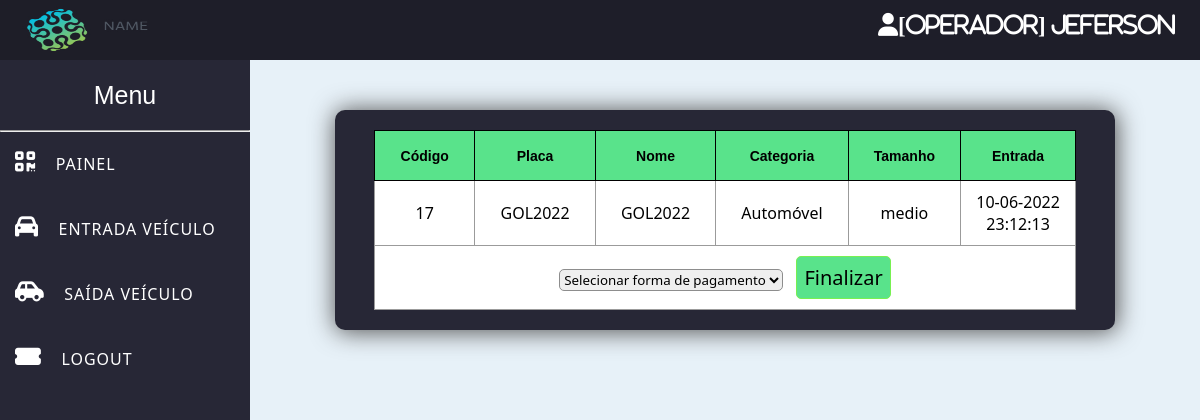
/saida-veiculo.php?placa=GOL2022&veiculo=17 (signed in), run on the app's committed database.
### tables this page shows
CREATE TABLE `usuarios` (
  `id_usuario` int(4) NOT NULL AUTO_INCREMENT,
  `nome_usuario` varchar(50) DEFAULT NULL,
  `email` varchar(100) DEFAULT NULL,
  `senha` varchar(80) DEFAULT NULL,
  `nivel` varchar(15) DEFAULT NULL,
  PRIMARY KEY (`id_usuario`)
);

CREATE TABLE `veiculos` (
  `id_veiculo` int(7) NOT NULL AUTO_INCREMENT,
  `placa` varchar(10) DEFAULT NULL,
  `nome_veiculo` varchar(30) DEFAULT NULL,
  `cor` varchar(30) DEFAULT NULL,
  `tamanho` varchar(10) DEFAULT NULL,
  `nome_categoria` varchar(50) DEFAULT NULL,
  `estacionado` varchar(5) DEFAULT NULL,
  `data_entrada` timestamp NOT NULL DEFAULT current_timestamp(),
  `data_saida` datetime DEFAULT NULL,
  PRIMARY KEY (`id_veiculo`)
);

### saida-veiculo.php (the view, shortened to what this page needs)
<head>
    <?php include('sidebar.php'); ?>
    <?php include('db/config.php');
    ?>
    <link rel="stylesheet" href="css/saida.css">
</head>
<section id="primeiro-bloco" class="display-column-flex">
<main>
    <?php
    if (empty(@$_GET['veiculo']) && is_null(@$_GET['veiculo'])) {
    ?>
    <div class="titulo">
            <h1>Saída Veículo</h1>
        </div>
        <div class="container-saidas">
        <table class="tabela">
        <form class="form" name="fmrpesquisa" id="frmpesquisa" method="POST">
                <div class="filtro">
                    Filtrar por placa:<input type="text" name="placa" placeholder="Filtrar por placa" value="<?php echo @$_POST['placa'] ?>">
                </div>
                <div class="div-btn-gerar">
                    <input class="btn-gerar" type="submit" name="botao" value="Gerar">
                </div>
            <br>
        </form>
        </table>
        <form method="post" action="saida-veiculo.php>">
            <table class="tabela" align="CENTER">
                <tr>
                    <th width="10%">Placa</th>
                    <th width="10%">Nome</th>
                    <th width="10%">Categoria</th>
                    <th width="10%">Tamanho</th>
                    <th width="10%">Entrada</th>
                    <th width="10%">Saídas</th>
                </tr>
                <?php
                $query = "SELECT * FROM veiculos WHERE estacionado='sim'";
                @$placa = $_POST['placa'];
                if (true) $query .= ($placa ? " AND placa LIKE '%$placa%' " : "");
                $result = mysqli_query($con, $query);
                while ($coluna = mysqli_fetch_array($result)) {
                ?>
                    <tr>
                        <td width="10%" align="center"><?php echo $coluna['placa']; ?></td>
                        <td width="10%" align="center"><?php echo $coluna['nome_veiculo']; ?></td>
                        <td width="10%" align="center"><?php echo $coluna['nome_categoria']; ?></td>
                        <td width="10%" align="center"><?php echo $coluna['tamanho']; ?></td>
                        <td width="10%" align="center"><?php $data_entrada = new DateTime($coluna['data_entrada']);
                                                        echo $data_entrada->format('d-m-Y H:i:s') . "<br>"; ?></td>
                        <td width="10%">
                            <a class="cor-link" href="saida-veiculo.php?placa=<?php echo @$coluna['placa']; ?>&veiculo=<?php echo @$coluna['id_veiculo']; ?>">
                                <input class="btn-saida" type="button" value="Saída" />
                            </a>
                        </td>
                    </tr>
                <?php
                }
            } else {
                ?>
                <form method="post" action="">
                <div class="container-saidas">
                    <table class="tabela-relatorio" align="CENTER">
                        <tr>
                            <th width="5%">Código</th>
                            <th width="10%">Placa</th>
                            <th width="10%">Nome</th>
                            <th width="10%">Categoria</th>
                            <th width="10%">Tamanho</th>
                            <th width="10%">Entrada</th>
                        </tr>
                        <?php
                        $veiculo = @$_GET['veiculo'];
                        $query = "SELECT * FROM veiculos WHERE estacionado='sim' AND id_veiculo='$veiculo'";
                        @$placa = $_POST['placa'];
                        if (true) {
                            $query .= ($placa ? " AND placa LIKE '%$placa%' " : "");
                        }
                        $result = mysqli_query($con, $query);
                        while ($coluna = mysqli_fetch_array($result)) {
                        ?>
                            <tr>
                                <td width="5%" align="center"><?php echo $coluna['id_veiculo']; ?></td>
                                <td width="10%" align="center"><?php echo $coluna['placa']; ?></td>
                                <td width="10%" align="center"><?php echo $coluna['nome_veiculo']; ?></td>
                                <td width="10%" align="center"><?php echo $coluna['nome_categoria']; ?></td>
                                <td width="10%" align="center"><?php echo $coluna['tamanho']; ?></td>
                                <td width="10%" align="center"><?php $data_entrada = new DateTime($coluna['data_entrada']);
                                                                echo $data_entrada->format('d-m-Y H:i:s') . "<br>"; ?></td>
                            </tr>
                        <?php
                        }
                        ?>
                        <tr>
                            <td colspan="8" align="center">
                                <select name="selected_tipo_pagamento" required>
                                    <option value="">Selecionar forma de pagamento</option>
                                </select>
                                <input class="btn-finalizar" type="submit" name="botao" value="Finalizar">
                            </td>
                        </tr>
                    </table>
                    </div>
                </form>
            <?php
            }
            ?>
            </main>
</section>

### sidebar.php (shortened to what this page needs)
<!DOCTYPE html>
<html lang="pt-br">
<head>
    <?php include('db/config.php');
    $id_usuario = @$_SESSION['id_usuario'];
    include('db/config.php');
    $query = "SELECT * FROM usuarios WHERE id_usuario='$id_usuario'";
    $result = mysqli_query($con, $query);
    while ($usuario = mysqli_fetch_assoc($result)) {
        $login = $usuario['nome_usuario'];
        $nivel = $usuario['nivel'];
    }
    ?>
    <link rel="stylesheet" href="css/sidebar.css">
</head>
<div class="topbar">
    <img src="img/corp.jpg" alt="logo marca">
    <i class="fas fa-light fa-user" id="user-icon"><?php echo "[" . @$nivel . "] " . @$login;  ?></i>
</div>
<div class="sidebar">
    <header> Menu </header>
    <hr>
    <a class="a-efeito" href="index.php">
        <i class="fas fa-qrcode"></i>
        <span>Painel</span>
    </a>
    <a class="a-efeito" href="entrada-veiculo.php">
        <i class="fas fa-car"> </i>
        <span>Entrada veículo</span>
    </a>
    <a class="a-efeito" href="saida-veiculo.php">
        <i class="fas fa-car-side"></i>
        <span>Saída veículo</span>
    </a>
    <?php if (@$_SESSION["nivel_usuario"] == "Administrador" || @$_SESSION["nivel_usuario"] == "Operador") { ?>
        <a class="a-efeito" href="logout.php">
            <i class="fas fa-ticket-alt"></i>
            <span>logout</span>
        </a>
    <?php } ?>
</div>
<body>
</body>
</html>

### css/sidebar.css (style rules this page uses)
* { margin: 0; padding: 0; text-decoration: none; }
body { background-color: rgb(231, 241, 248); }
img { width: 150px; height: 60px; }
.sidebar { position: fixed; width: 250px; margin-top: 60px; height: 100%; transition: all .5s ease; background-color: #272736; }
.sidebar header { font-size: 25px; color: white; line-height: 70px; text-align: center; background: #272736; user-select: none; font-family: Arial, Helvetica, sans-serif; }
.sidebar .a-efeito { display: block; height: 65px; width: 100%; color: white; line-height: 65px; padding-left: border-box; border-left: 15px solid transparent; font-family: -apple-system, BlinkMacSystemFont, 'Segoe UI', Roboto, Oxygen, Ubuntu, Cantarell, 'Open Sans', 'Helvetica Neue', sans-serif; transition: all .5s ease; }
.sidebar .a-efeito i { font-size: 23px; margin-right: 16px; }
.sidebar .a-efeito span { letter-spacing: 1px; text-transform: uppercase; }
.topbar { position: fixed; width: 100%; height: 60px; background: #1e1e29; }
#user-icon { float: right; margin: 13px 25px 10px 0; font-size: 23px; color: #ffffff; }

### css/saida.css (style rules this page uses)
* { margin: 0; padding: 0; text-decoration: none; font-family:'Segoe UI', Tahoma, Geneva, Verdana, sans-serif; }
body { background-color: rgb(231, 241, 248); }
img { width: 170px; height: 60px; }
main { margin: 0 auto 0 250px; padding-top: 60px; color: rgb(39, 39, 54); }
input { background-color: #f0f0f0; font-size: 20px; outline: none; border: 1px solid #8d8d8d;; border-radius: 5px; }
select { outline: none; border: 1px solid #8d8d8d;; border-radius: 5px; }
.btn-finalizar { background-color: #59E38B; color: #000000; padding: 7px; margin-left: 9px; border-radius: 5px; border: 1px solid #78F051; }
.container-saidas { display: flex; flex-wrap: wrap; justify-content: space-evenly; width: 65vw; height: 32vh; height: auto; padding: 20px 0px; margin: 50px auto 20px auto; border-radius: 10px; background-color: rgb(39, 39, 54); box-shadow: 1px 1px 25px 1px #525252; }
.tabela-relatorio { border-collapse: collapse; width: 90%; border-radius: 5px; }
.tabela, tr, th, td { background-color: #ffffff; border: 1px solid rgb(155, 155, 155); }
th { font-family: Arial, Helvetica, sans-serif; font-size: 14px; height: 50px; border: 1px solid black; background-color: #59E38B; color: rgb(0, 0, 0); }
td, .senhaColuna { width: 10%; }
th, td { padding: 10px; }

### data on the page
usuarios: nivel "Operador", nome_usuario "jeferson"
veiculos: id_veiculo "17", placa "GOL2022", nome_veiculo "GOL2022", nome_categoria "Automóvel", tamanho "medio", data_entrada "10-06-2022 23:12:13"
